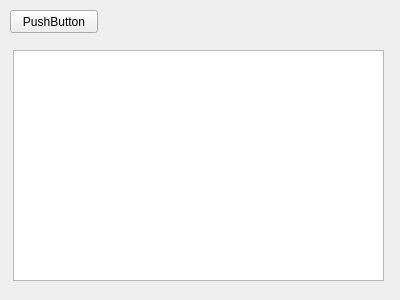
<?xml version="1.0" encoding="UTF-8"?>
<ui version="4.0">
 <class>Form</class>
 <widget class="QWidget" name="Form">
  <property name="geometry">
   <rect>
    <x>0</x>
    <y>0</y>
    <width>400</width>
    <height>300</height>
   </rect>
  </property>
  <property name="windowTitle">
   <string>Form</string>
  </property>
  <widget class="QPushButton" name="pushButton">
   <property name="geometry">
    <rect>
     <x>10</x>
     <y>10</y>
     <width>88</width>
     <height>23</height>
    </rect>
   </property>
   <property name="text">
    <string>PushButton</string>
   </property>
  </widget>
  <widget class="QTextEdit" name="textEdit">
   <property name="geometry">
    <rect>
     <x>13</x>
     <y>50</y>
     <width>371</width>
     <height>231</height>
    </rect>
   </property>
  </widget>
 </widget>
 <resources/>
 <connections>
  <connection>
   <sender>pushButton</sender>
   <signal>clicked()</signal>
   <receiver>Form</receiver>
   <slot>pushButton_click()</slot>
   <hints>
    <hint type="sourcelabel">
     <x>68</x>
     <y>23</y>
    </hint>
    <hint type="destinationlabel">
     <x>113</x>
     <y>28</y>
    </hint>
   </hints>
  </connection>
 </connections>
 <slots>
  <slot>pushButton_click()</slot>
 </slots>
</ui>
